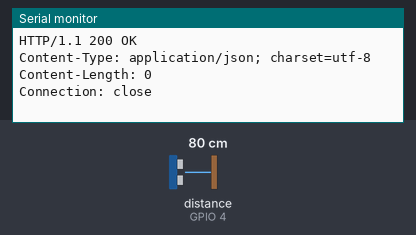
This sketch was run on a simulated ESP32. On the bench: the last lines printed to the serial monitor. Wiring (inferred from the names in the program): ultrasonic range finder: trigger GPIO 5; echo GPIO 4. The inputs (shaded band) are chosen by the test bench; at power-on: distance to the obstacle (sensor on GPIO 4) 80 cm. The echo pulse lasts 58.3 µs per cm; WiFi joins after 1.5 s; servers stay silent unless stated; uploads are accepted with an empty reply.

Above: at 2.7 s.
2.8 s: distance to the obstacle (sensor on GPIO 4) set to 2 cm
At 3.6 s:
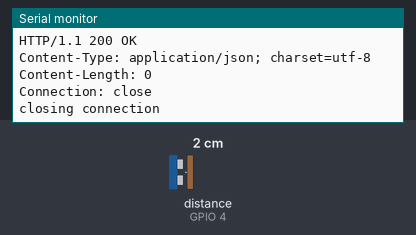
10.6 s: distance to the obstacle (sensor on GPIO 4) set to 4 cm
At 14.33 s:
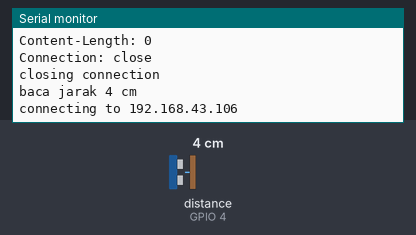
Timing chart, 0 to 15.8 s (numbered marks = the images above; inputs shaded):
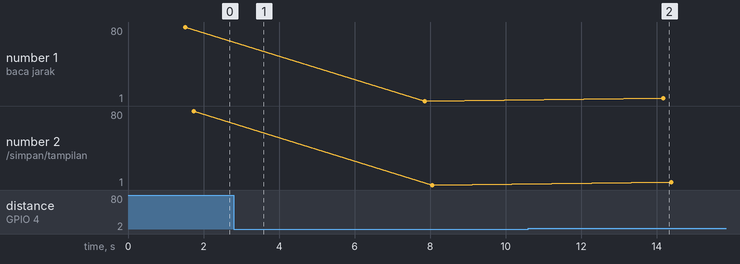

Measured:
- after the input at 10.6 s, the serial monitor: prints a new line after 3.6 s (image 2)
- plotted number 1: 80 → 1 after the input at 2.8 s, 1 → 4 after the input at 10.6 s
- plotted number 2: 80 → 1 after the input at 2.8 s, 1 → 4 after the input at 10.6 s

The sketch:

pju_ping.ino
```cpp
#include <WiFi.h>

#define TRIGGER_PIN  5  //D1
#define ECHO_PIN     4  //D2

const char* ssid     = "Mysterious";
const char* password = "tyto180517";

const char* host = "192.168.43.106";

WiFiClient client;
const int httpPort = 80;
String url;
long duration, distance;
unsigned long timeout;

void setup() {
  Serial.begin(9600);
  delay(10);

  pinMode(TRIGGER_PIN, OUTPUT);
  pinMode(ECHO_PIN, INPUT);

  // We start by connecting to a WiFi network
  Serial.println();
  Serial.println();
  Serial.print("Connecting to ");
  Serial.println(ssid);

  WiFi.mode(WIFI_STA);
  WiFi.begin(ssid, password);

  while (WiFi.status() != WL_CONNECTED) {
    delay(500);
    Serial.print(".");
  }

  Serial.println("");
  Serial.println("WiFi connected");
  Serial.println("IP address: ");
  Serial.println(WiFi.localIP());
}

void baca_jarak(){
  digitalWrite(TRIGGER_PIN, LOW);  // Added this line
  delayMicroseconds(2); // Added this line
  digitalWrite(TRIGGER_PIN, HIGH);
  delayMicroseconds(10); // Added this line
  digitalWrite(TRIGGER_PIN, LOW);
  duration = pulseIn(ECHO_PIN, HIGH);
  distance = (duration/2) / 29.1;
  Serial.print(distance);
  Serial.println(" cm");
}

void loop() {
  Serial.print("baca jarak ");
  baca_jarak();

  Serial.print("connecting to ");
  Serial.println(host);

  if (!client.connect(host, httpPort)) {
    Serial.println("connection failed");
    //return;
  }

// We now create a URI for the request
  url = "https://app.msmujahidin.tech/index.php/simpan/tampilan";
  url += distance;

  Serial.print("Requesting URL: ");
  Serial.println(url);

// This will send the request to the server
  client.print(String("GET ") + url + " HTTP/1.1\r\n" +
               "Host: " + host + "\r\n" +
               "Connection: close\r\n\r\n");
  timeout = millis();
  while (client.available() == 0) {
    if (millis() - timeout > 5000) {
      Serial.println(">>> Client Timeout !");
      client.stop();
      return;
    }
  }

// Read all the lines of the reply from server and print them to Serial
  while(client.available()){
    String line = client.readStringUntil('\r');
    Serial.print(line);
  }

  Serial.println();
  Serial.println("closing connection");
  Serial.println();
  delay(5000);
}
```
